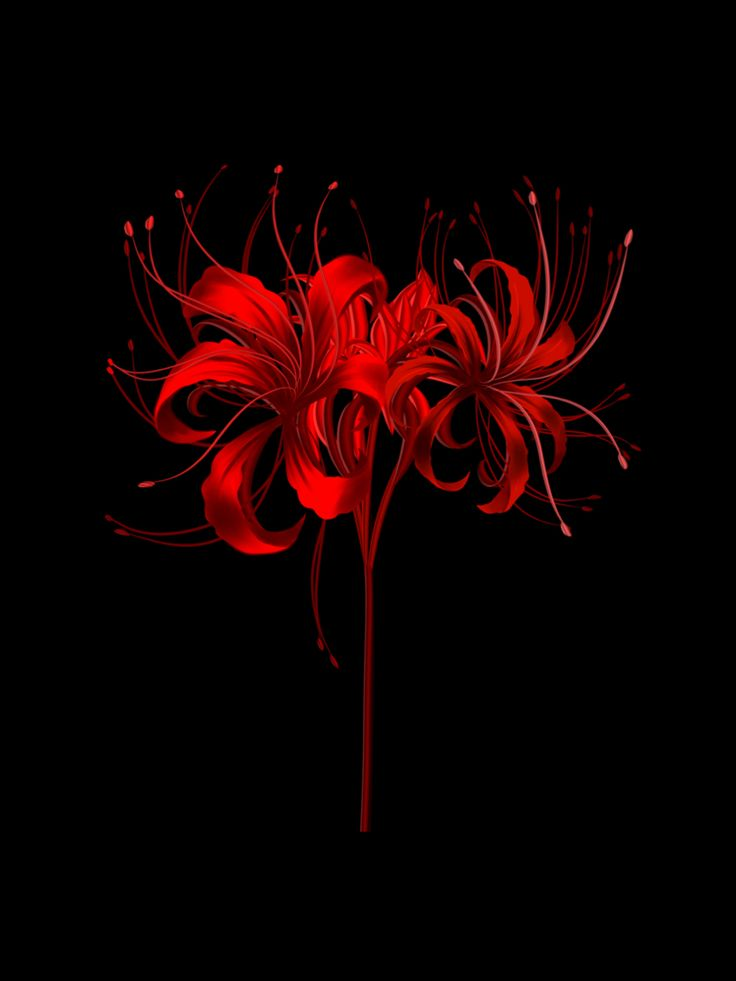
#> input picture 9f3840f924596b609a714e1c9d454c4f.jpg, 736 x 981 px
$ python -i generate_card.py   (imports and definitions only)
#> lines starting #> are read from the running program, lines starting #| are printed output that depends on the picture; after the words box and inside, x2 and y2 are one past the last pixel; in counts of white or black regions, pixels touching at a corner belong together
#!/usr/bin/env python3
import os
import sys
import random
import glob
from xml.sax.saxutils import escape as xml_escape

# [1 line not run here, left out]

LOGIN = os.environ.get("GITHUB_LOGIN", "Fly3417")
TOKEN = os.environ.get("GITHUB_TOKEN", "")
OUT_PATH = os.environ.get("OUT_PATH", "assets/profile.svg")

PROFILE_FIELDS = [
    ("Role", "Solo Developer"),
    ("Focus", "Bug Hunter & Web Pentesting"),
    ("Stack.Scripting", "python, bash, node.js"),
    ("Stack.Security", "burp suite, fuzzing, recon"),
    ("Environment", "linux, termux, git"),
    ("Interests", "cyber enthusiast"),  # <-- Diubah dari gray hat
    ("Contact.GitHub", f"github.com/{LOGIN}"),
    ("Contact.Telegram", "t.me/Sevenbyte7"),
]

BG_COLOR = "#0D1117"
TITLEBAR_COLOR = "#161b22"
TITLE_TEXT_COLOR = "#8b949e"
ACCENT = "#FF0000"
HEADER_COLOR = "#FF0000"
LABEL_COLOR = "#ffffff"
VALUE_COLOR = "#00FF00"
PALETTE = ["#0D1117", "#FF0000", "#3ddc84", "#ffd166", "#4d8cff",
           "#b16cff", "#39e0d0", "#e8e8e8"]

PROMPT_COMMANDS = [
    "Bug Hunter & Web Pentesting",
    "Build -> Break -> Understand -> Automate",
    "Bongkar dulu, baru otomasi.",
]
PROMPT_TYPE_SPEED = 0.08
PROMPT_DELETE_SPEED = 0.045
PROMPT_HOLD_TIME = 1.1
PROMPT_GAP_TIME = 0.4
PROMPT_CHAR_W = 9.0

RAMP = " .:+#@"
CELL_W = 8.4
CELL_H = 15.0
ART_COLS = 60
TITLEBAR_H = 34

# [9 lines left out: function find_avatar, not called in this run]

def ascii_rows_from_image(path):
#> called with path = '../9f3840f924596b609a714e1c9d454c4f.jpg'
    from PIL import Image
    import numpy as np

    img = Image.open(path).convert("RGBA")
    w, h = img.size
#> w = 736; h = 981
    side = min(w, h)
#> side = 736
    left = (w - side) // 2
#> left = 0
    top = (h - side) // 2
#> top = 122
    img = img.crop((left, top, left + side, top + side))
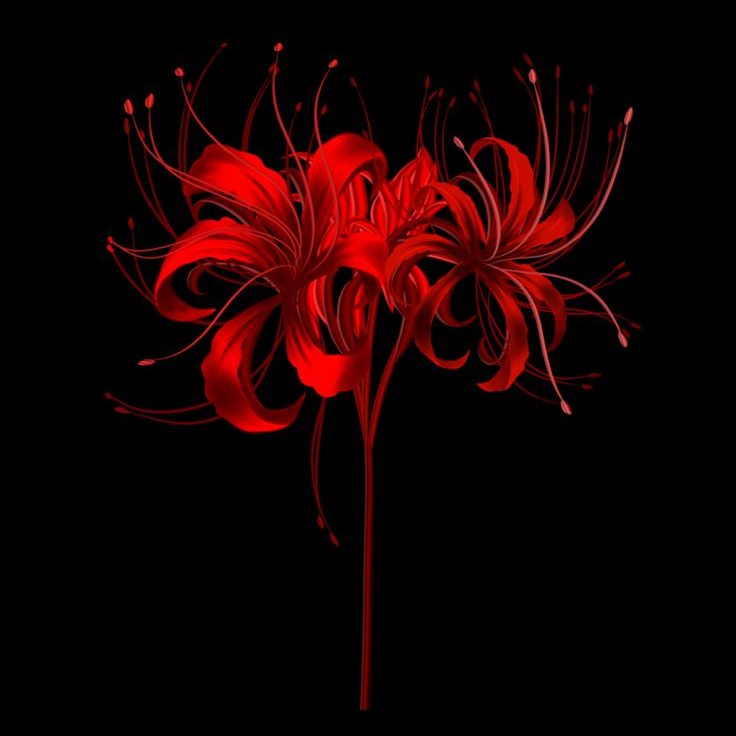
#> img: PIL image 736x736 RGBA; mean R, G, B, A 22.5, 1.5, 1.6, 255

    arr = np.array(img).astype(np.float32)
    rgb = arr[..., :3]

    r = rgb[..., 0]
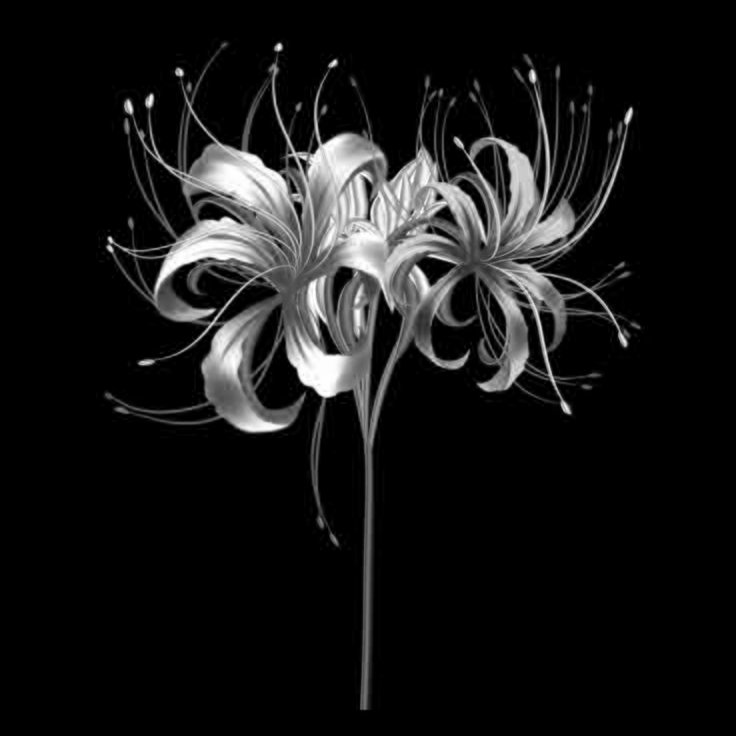
#> r: shape (736, 736) float32; min 0, max 255, mean 22.5
    g = rgb[..., 1]
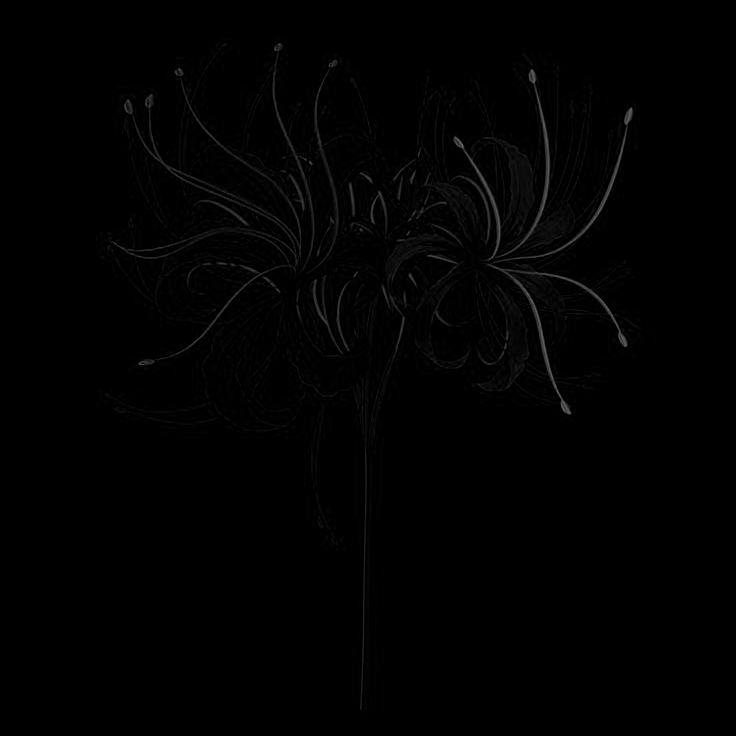
#> g: shape (736, 736) float32; min 0, max 107, mean 1.5
    b = rgb[..., 2]

    is_red = (r > 40) & (r > g * 1.5) & (r > b * 1.5)
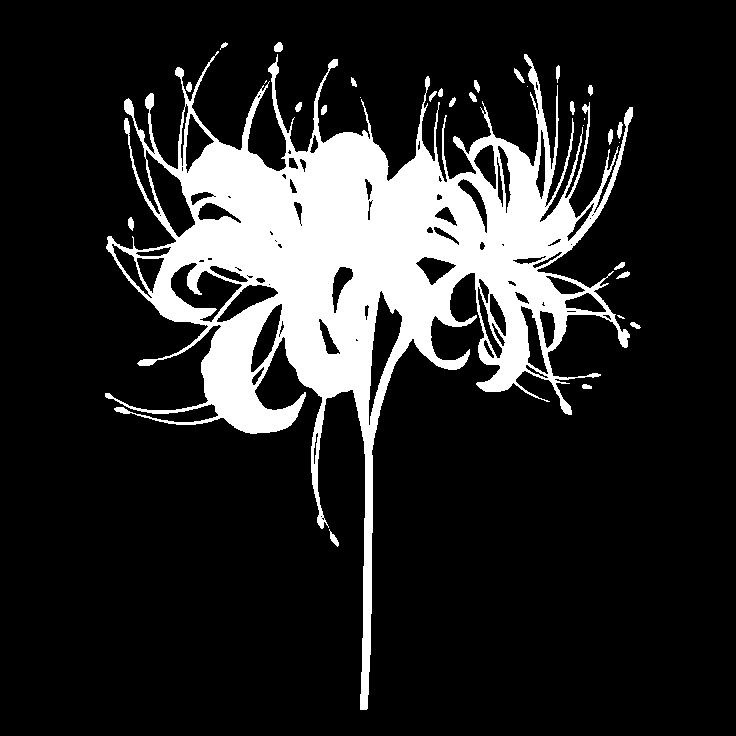
#> is_red: shape (736, 736) bool; 16.2% white; 31 white regions (7 under 20 px), largest, box (x1, y1, x2, y2) and area: (105, 51, 633, 710) 86756, (274, 42, 283, 52) 72, (329, 529, 339, 547) 72
    alpha = np.where(is_red, 255, 0)

    rows = max(1, round(ART_COLS * (CELL_W / CELL_H)))
    mask_img = Image.fromarray(alpha.astype(np.uint8), mode="L").resize((ART_COLS, rows), Image.LANCZOS)
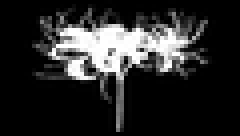
#> mask_img: PIL image 60x34 L (shown 4 times larger); min 0, max 255, mean 41.9
    gray_img = Image.fromarray(rgb.astype(np.uint8)).convert("L").resize((ART_COLS, rows), Image.LANCZOS)
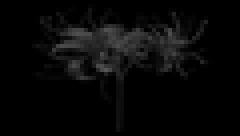
#> gray_img: PIL image 60x34 L (shown 4 times larger); min 0, max 85, mean 8
    mask_px = mask_img.load()
    gray_px = gray_img.load()

    out_rows = []
    for y in range(rows):
        line = []
        for x in range(ART_COLS):
            fg = mask_px[x, y] / 255.0
            if fg < 0.3:
                line.append(" ")
                continue
            lum = gray_px[x, y] / 255.0
            idx = min(len(RAMP) - 2, int((1.0 - lum) * (len(RAMP) - 1)))
            line.append(RAMP[idx])
        out_rows.append("".join(line))
#> after the loop, out_rows = 34 items
    return out_rows

# [321 lines left out: functions build_prompt_typing_svg, fetch_github_stats, build_svg, main, not called in this run]

# [2 lines not run here, left out]

>>> result = ascii_rows_from_image('../9f3840f924596b609a714e1c9d454c4f.jpg')
#> result = 34 items
